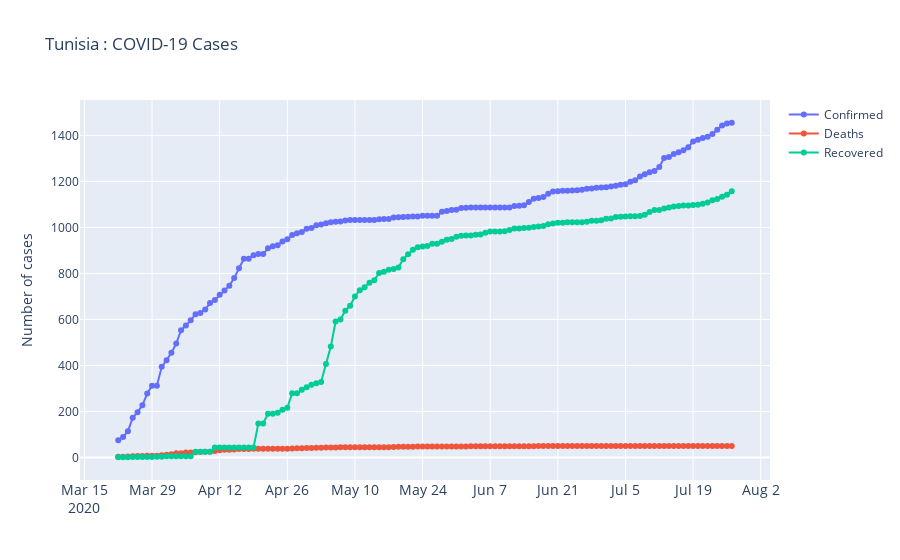

The code cell stored with this chart in its notebook:
### Code cell
Tunisia=df[df.Country=='Tunisia']
Tunisia = Tunisia.groupby(by='Date')['Recovered','Deaths','Confirmed','Active'].sum().reset_index()
Tunisia=Tunisia.iloc[60:].reset_index().drop('index',axis=1)
fig=go.Figure()
fig.add_trace(go.Scatter(x=Tunisia['Date'],y=Tunisia['Confirmed'],mode='lines+markers',name='Confirmed'))
fig.add_trace(go.Scatter(x=Tunisia['Date'],y=Tunisia['Deaths'],mode='lines+markers',name='Deaths'))

fig.add_trace(go.Scatter(x=Tunisia['Date'],y=Tunisia['Recovered'],mode='lines+markers',name='Recovered'))
fig.update_layout(title='Tunisia : COVID-19 Cases',xaxis_tickfont_size=14,yaxis=dict(title='Number of cases'))
fig.show()
